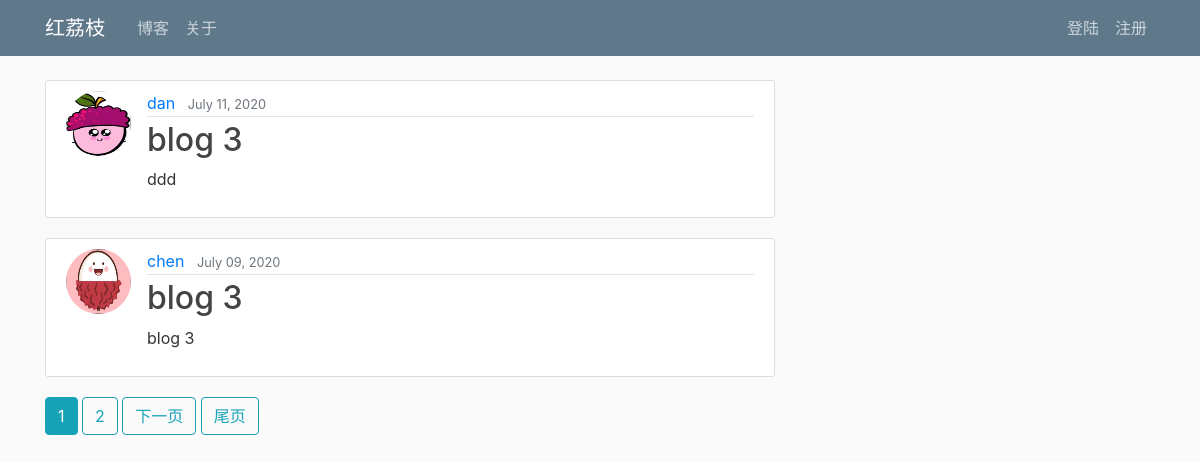
Page /blog/ on the earlier database version.
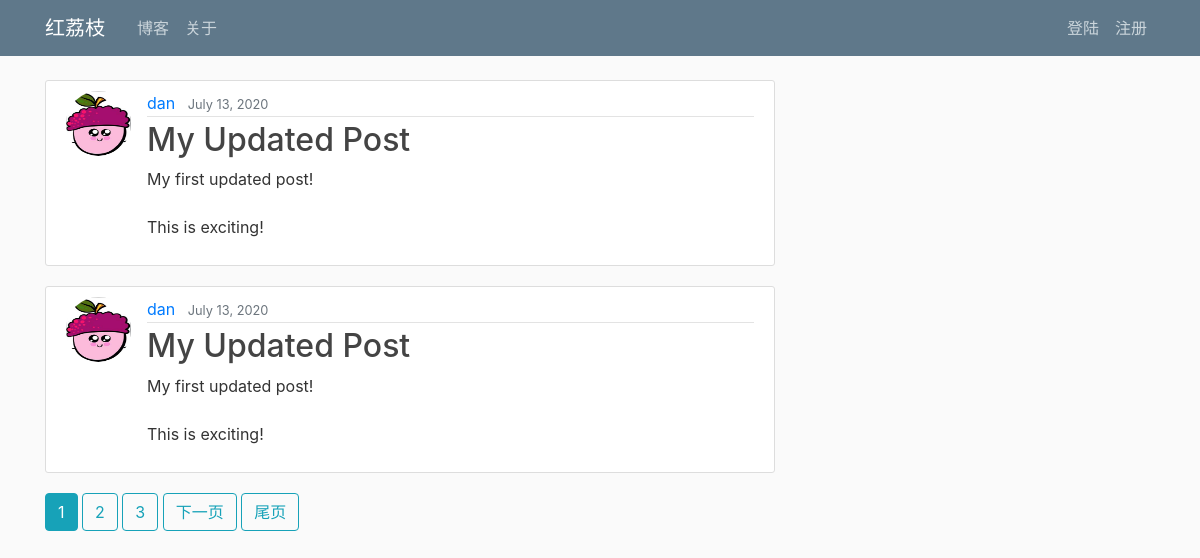
Same page on the later database version.
### blog/models.py (models this page shows, shortened)
class Blog(models.Model):
    author      = models.ForeignKey(User, on_delete=models.CASCADE)
    date_posted = models.DateTimeField(default=timezone.now)
    title       = models.CharField(max_length=100)
    content     = models.TextField()
    image       = models.ImageField(upload_to = "blog_img/", blank=True)

### user/models.py (models this page shows, shortened)
class Profile(models.Model):
    user = models.OneToOneField(User, on_delete=models.CASCADE)
    image = models.ImageField(default='default.jpg', upload_to='user/profile_pics')

### blog/views.py (the view)
# urls.py: path('', BlogListView.as_view(), name='blog_home'),
class BlogListView(ListView):
    model = Blog
    template_name = 'blog/blog_home.html'
    context_object_name = 'blogs'
    ordering = ['-date_posted']
    paginate_by = 2

### blog/templates/blog/blog_home.html (shortened to what this page needs)
{% extends "page/page_base.html" %}
{% block content %}
    {% for blog in blogs %}
        <article class="media content-section">
            <img class="rounded-circle article-img" src="{{ blog.author.profile.image.url }}">
            <div class="media-body">
                <div class="article-metadata">
                    <a class="mr-2" href="#">{{ blog.author }}</a>
                    <small class="text-muted">{{ blog.date_posted|date:"F d, Y" }}</small>
                </div>
                <h2><a class="article-title" href="{% url 'blog_detail' blog.id %}">{{ blog.title }}</a></h2>
                <p class="article-content">{{ blog.content }}</p>
            </div>
        </article>
    {% endfor %}
    {% if is_paginated %}
        {% for num in page_obj.paginator.page_range %}
            {% if page_obj.number == num %}
                <a class="btn btn-info mb-4" href="?page={{ num }}">{{ num }}</a>
            {% elif num > page_obj.number|add:'-3' and num < page_obj.number|add:'3' %}
                <a class="btn btn-outline-info mb-4" href="?page={{ num }}">{{ num }}</a>
            {% endif %}
        {% endfor %}
        {% if page_obj.has_next %}
            <a class="btn btn-outline-info mb-4" href="?page={{ page_obj.next_page_number }}">下一页</a>
            <a class="btn btn-outline-info mb-4" href="?page={{ page_obj.paginator.num_pages}}">尾页</a>
        {% endif %}
    {% endif %}
{% endblock content %}

Differences in the rows shown:
no longer on this page (row unchanged): Blog: author.profile.image (picture), author "dan", date_posted "July 11, 2020", title "blog 3", content "ddd"
no longer on this page (row unchanged): Blog: author.profile.image (placeholder picture), author "chen", date_posted "July 09, 2020", title "blog 3", content "blog 3"
added Blog: author.profile.image (picture), author "dan", date_posted "July 13, 2020", title "My Updated Post", content "My first updated post! This is exciting!"
added Blog: author.profile.image (picture), author "dan", date_posted "July 13, 2020", title "My Updated Post", content "My first updated post! This is exciting!"
Other differences:
new list line: "3"
